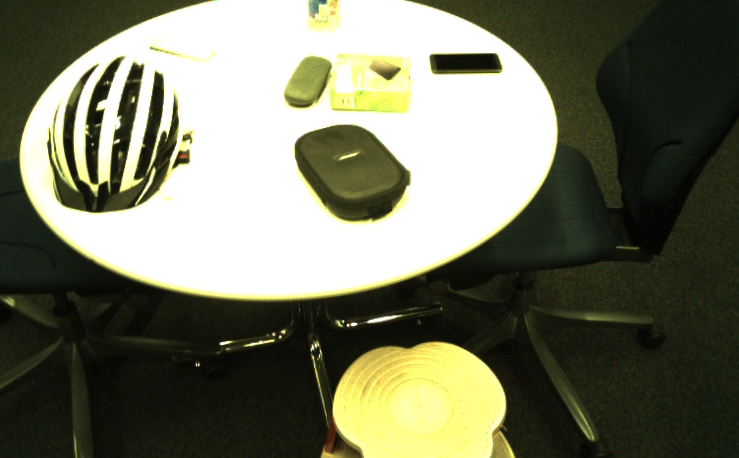
//> input picture demo.png, 739 x 458 px
$ ./find_gradient_multi_thread   (built with g++ and OpenCV 4)
//> lines starting //> are read from the running program, lines starting //| are printed output that depends on the picture
#include <opencv2/opencv.hpp>
#include <Eigen/Core>
#include <thread>
#include <mutex>

int cell_ = 4;
int pattern_gradient_ = 3;
std::vector<cv::KeyPoint> hg_keys_;
static const int num_threads = 8;
int repeat_ = cell_ * cell_ / num_threads;
std::mutex mtx;

void ExtractHighGradient(int flag, int cell_part, const cv::Mat &im){
    //cell row and cell columns
    int rows = im.rows;
    int cols = im.cols;
    int c_row = im.rows/cell_;
    int c_col = im.cols/cell_;
    if(flag == 0){
        //no consider monocular case for now
    }
    else{
        int k = cell_part/cell_, l = cell_part%cell_;
        int count = 0;
        //divided image into cell by cell parts, in each part we'll extract high gradient points in a 7 by 7 pattern and calcuate one NID
        while(k<cell_){
            for(int i = c_row*k; i < c_row*(k+1); i += (2*pattern_gradient_+1)){
                if(i == 0 || i >= (rows - (2*pattern_gradient_ + 1)))
                    continue;
                for(int j = c_col*l; j < c_col*(l+1); j += (2*pattern_gradient_+1)){
                    if(j == 0 || j>=(cols - (2*pattern_gradient_ + 1)) )
                        continue;
                    //find the pixel that has max gradient in the `2*pattern_gradient+1` by ``2*pattern_gradient+1` pattern
                    float max_gradient_norm = 0.0;
                    float gradient_norm = 0.0;
                    cv::KeyPoint lmgp; //local_max_gradient_point
                    for(int y = i; y < i+2*pattern_gradient_+1; y++){
                        for(int x = j; x< j+2*pattern_gradient_+1; x++){
                                Eigen::Vector2d gradient(
                                    im.ptr<uchar>(y+1)[x] - im.ptr<uchar>(y-1)[x],
                                    im.ptr<uchar>(y)[x+1] - im.ptr<uchar>(y)[x-1]
                                );
                            gradient_norm = gradient.norm();
                            if(gradient_norm > max_gradient_norm){
                                lmgp.pt.x = x;
                                lmgp.pt.y = y;
                                max_gradient_norm = gradient_norm;
                            }
                        }
                    }
                    mtx.lock();//avoid push_back conflix problem
                    hg_keys_.push_back(lmgp);
                    mtx.unlock();
                }
            }
            k += repeat_;
        }
    }
}

//I use 8 threads and the speed is only 2 or 3 times faster = = .....
int main(int argc, char* argv[]){
    cv::Mat test;
    std::string add("../demo.png");
    if(argc != 2)
        std::cout<<"use default address "<<add.c_str()<<std::endl;
    else{
        add.clear();
        add.append(argv[1]);
    }

    test = cv::imread(add, 0);//0 for gray and 1 for rgb
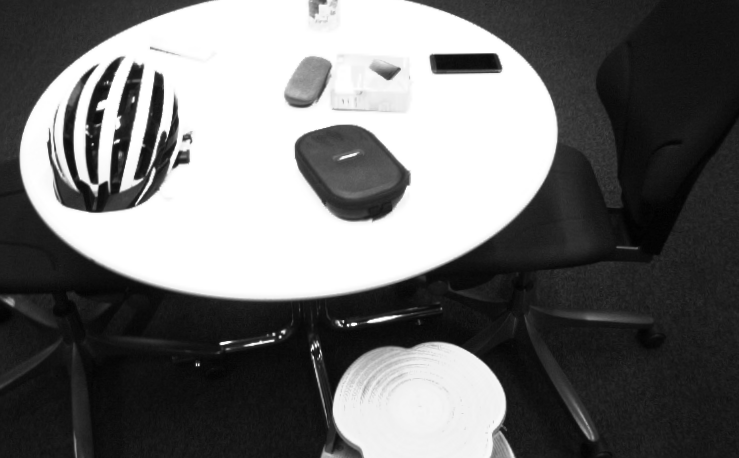
//> test: 458 rows x 739 cols, CV_8UC1; min 0, max 255, mean 112.1
    cv::Mat im_with_keypoints;

    std::thread t[num_threads];

    double extract_time = (double)cv::getTickCount();
    for (int i = 0; i < num_threads; ++i) {
        t[i] = std::thread(ExtractHighGradient, 1, i, test);
    }
//> after the loop, t = 8 items
    for (int i = 0; i < num_threads; ++i) {
        t[i].join();
    }
    //ExtractHighGradient(1, test);
    extract_time = ((double)cv::getTickCount() - extract_time)/cv::getTickFrequency();
    std::cout<<"extract time is "<<extract_time<<std::endl;

    std::cout<<"point size "<<hg_keys_.size()<<std::endl;

    cv::drawKeypoints(test, hg_keys_, im_with_keypoints);
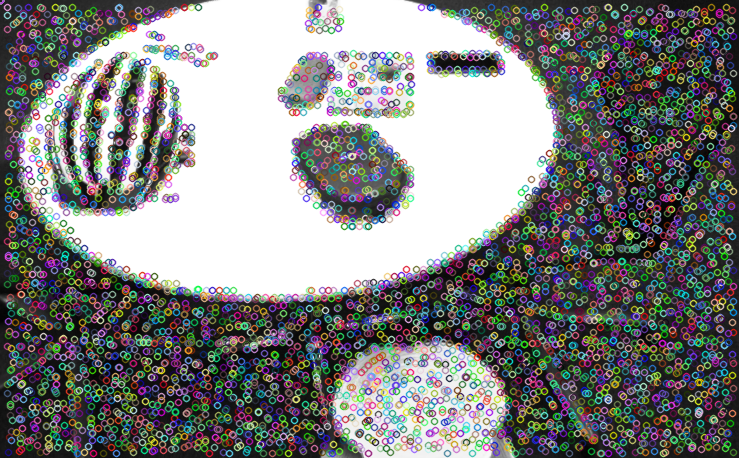
//> im_with_keypoints: 458 rows x 739 cols, CV_8UC3; mean B, G, R 127.9, 128.5, 127.8
//> hg_keys_ = 6996 keypoints; strongest (x, y, size): (7, 7, 0), (18, 8, 0), (23, 13, 0), (28, 7, 0)

    cv::namedWindow("show key points", cv::WINDOW_AUTOSIZE);
    cv::imshow("show key points", im_with_keypoints);

    cv::waitKey(0);
}
